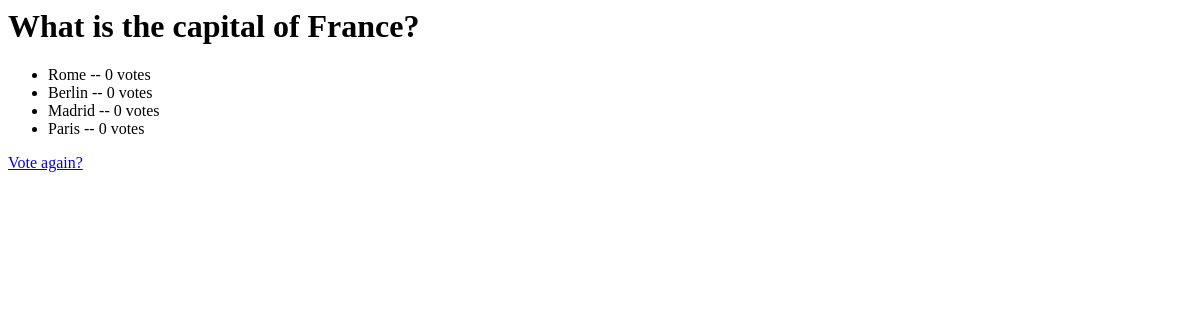
The page /polls/400/results/ on the database as committed earlier.
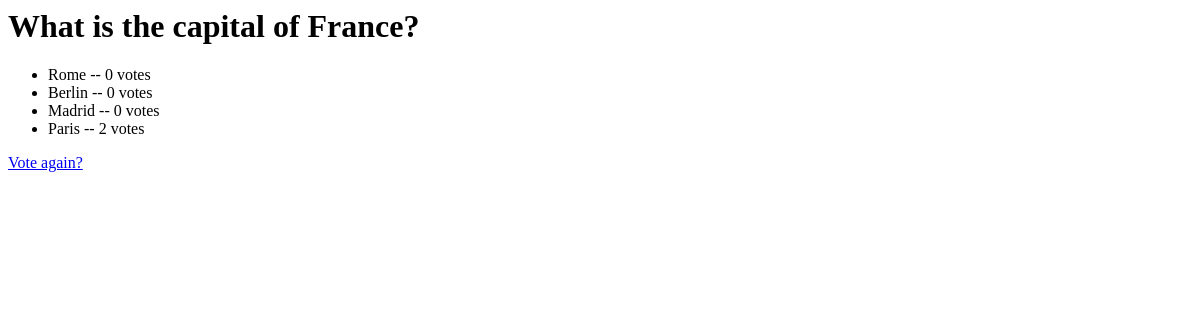
The same page on the database as committed later.
### polls/models.py (models this page shows, shortened)
class Choice(models.Model):
    question = models.ForeignKey(Question, on_delete=models.CASCADE)
    choice_text = models.CharField(max_length=200)
    votes = models.IntegerField(default=0)

### polls/views.py (the view)
# urls.py: path("<int:pk>/results/", views.ResultsView.as_view(), name="results"),
class ResultsView(generic.DetailView):
    model = Question
    template_name = "polls/results.html"

### polls/templates/polls/results.html
<h1>{{ question.question_text }}</h1>
<ul>
{% for choice in question.choice_set.all %}
    <li>{{ choice.choice_text }} -- {{ choice.votes }} vote{{ choice.votes|pluralize }}</li>
{% endfor %}
</ul>
<a href="{% url 'polls:details' question.id %}">Vote again?</a>

Rows that differ between the two databases and show on the page:
changed Choice "Paris": votes "0" → "2"
